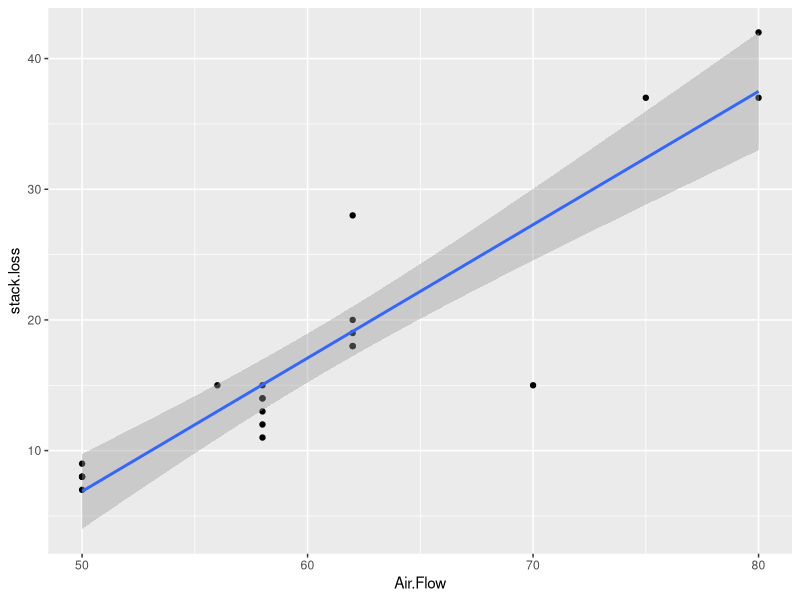
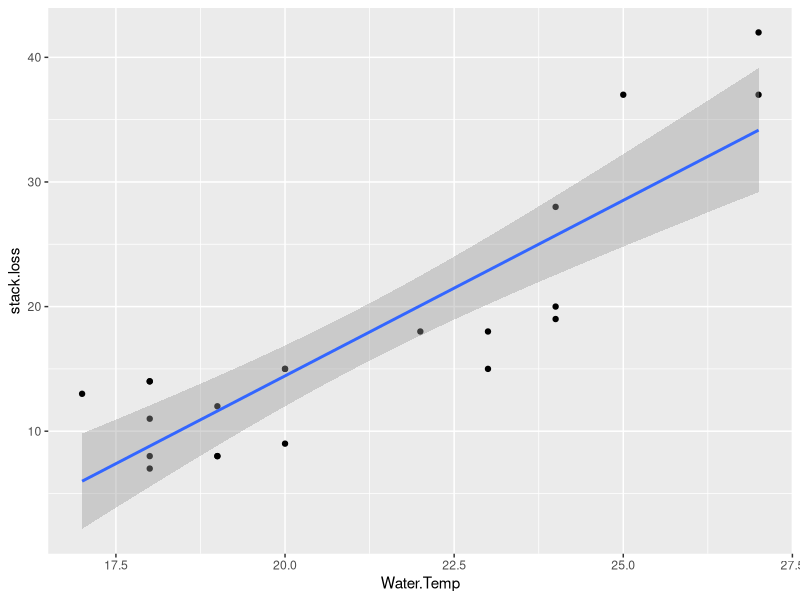
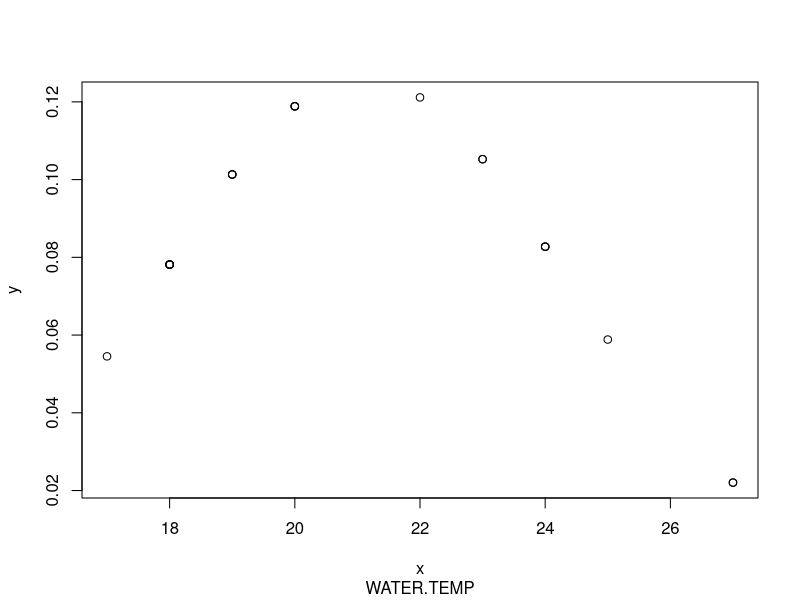
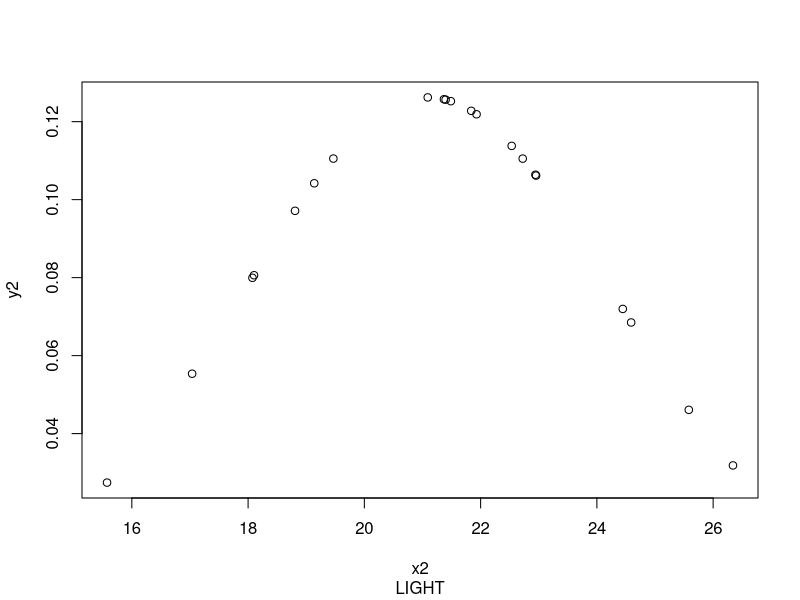

Source code (R) for these figures, in order:
#REGRESIE LINIARA SIMPLA

data("stackloss")
library(ggplot2)
#Relatia dintre stack.loss(variabila dependenta) si Air.Flow(variabila independenta)
#Calculam corelatia dintre cele doua variabile de mai sus
cor(stackloss$Air.Flow, stackloss$stack.loss)

#Construim modelul liniar
linearMod1 <- lm(stack.loss ~ Air.Flow, data=stackloss)
print(linearMod1)

#stack.loss = -44.13 + 1.02 * Air.Flow
summary(linearMod1)

ggplot(stackloss, aes(x = Air.Flow, y = stack.loss)) +
  geom_point() +
  stat_smooth(method = lm)


#Relatia dintre stack.loss(variabila dependenta) si Water Temp(variabila independenta)
#Calculam corelatia dintre cele doua variabile de mai sus

cor(stackloss$Water.Temp, stackloss$stack.loss)

#construim modelul liniar
linearMod2 <- lm(stack.loss ~ Water.Temp, data=stackloss)
print(linearMod2)

#stack.loss = -41.911 + 2.817 * Water.Temp

summary(linearMod2)

ggplot(stackloss, aes(x = Water.Temp, y = stack.loss)) +
  geom_point() +
  stat_smooth(method = lm)

#CALCUL RESIDUAL STANDARD ERROR
sigma(linearMod2)/mean(stackloss$stack.loss)
sigma(linearMod1)/mean(stackloss$stack.loss)

#CALCUL AIC
AIC(linearMod1)
AIC(linearMod2)

#REGRESIE LINIARA MULTIPLA

model1<- lm(stack.loss ~ ., data = stackloss)
summary(model1)
modelCoefs1 <- summary(model1)$coefficients
print(modelCoefs1)

#ELIMINAM VARIABILA ACID.CONC
model2 <- update(model1, ~. -Acid.Conc.)
sigma(model2)/mean(stackloss$stack.loss) # CALCUL RESIDUAL STANDARD ERROR
summary(model2)
modelCoefs2 <- summary(model2)$coefficients
print(modelCoefs2)

#CALCUL AIC
AIC(linearMod1)
AIC(model2)

#ADAUGARE VARIABILA
m <- mean(stackloss$Water.Temp)
sd <- sd(stackloss$Water.Temp)
vec <- c(stackloss$Water.Temp)
x <- c(vec)
y <- dnorm(x, m, sd)
plot(x,y,sub = paste("WATER.TEMP"))

l <- rnorm(21,m,sd)

stackloss$light <- l
vec <- c(stackloss$light)
x2 <- c(vec)
y2 <- dnorm(x2, m, sd)
plot(x2,y2,sub = paste("LIGHT"))

